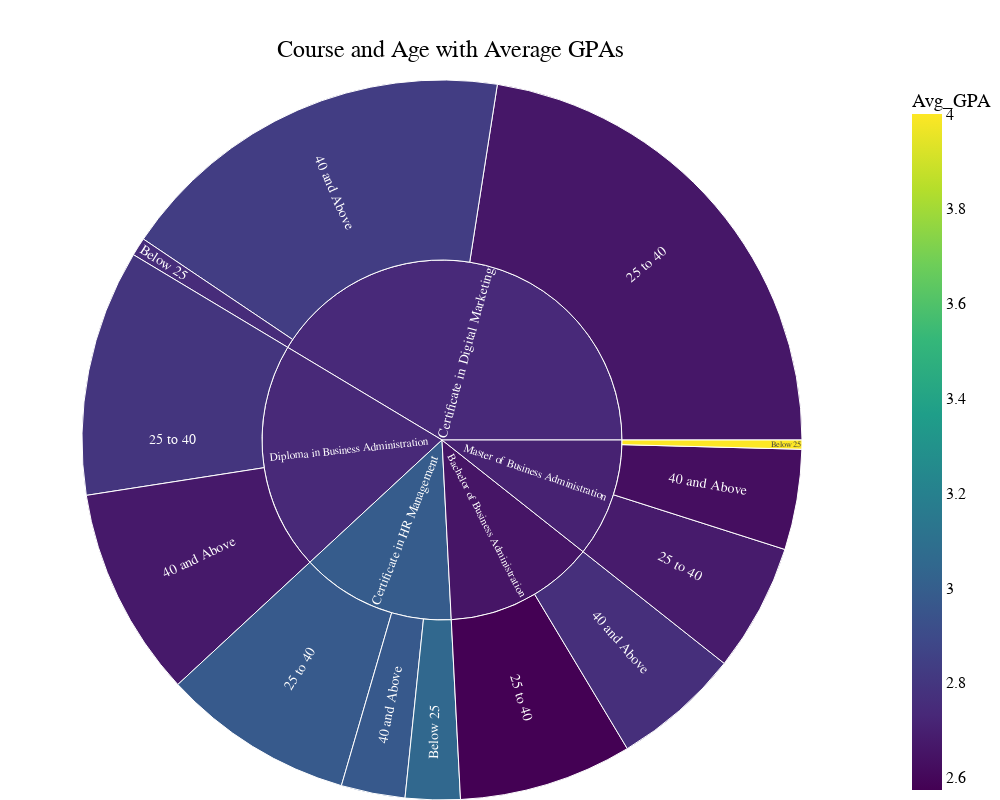

Notebook source saved alongside this figure:
### Markdown cell above
# Plotly Sunburst

### Code cell
import pandas as pd
import numpy as np
import plotly.express as px

# Drop rows with missing values in the relevant columns
df.dropna(subset=['COURSE', 'Age Group', 'GPA'], inplace=True)

# Filter data to include only the top 5 courses by student count
top_courses = df['COURSE'].value_counts().nlargest(5).index
df_filtered = df[df['COURSE'].isin(top_courses)]

# Add a Count column for aggregation
df_filtered['Count'] = 1

# Group by course and age group and calculate average GPA and count
df_grouped = df_filtered.groupby(['COURSE', 'Age Group']).agg(
    Count=('Count', 'sum'),
    Avg_GPA=('GPA', 'mean')
).reset_index()

# Calculate average GPA for each course
course_gpa = df_filtered.groupby('COURSE')['GPA'].mean().reset_index(name='GPA_course')

# Merge the average GPAs into the grouped dataframe
df_grouped = df_grouped.merge(course_gpa, on='COURSE')

# Remove any rows where Count is 0
df_grouped = df_grouped[df_grouped['Count'] > 0]

# Create the sunburst plot with a custom color scheme
fig = px.sunburst(df_grouped, path=['COURSE', 'Age Group'], values='Count',
                  color='Avg_GPA', 
                  color_continuous_scale='Viridis',
                  hover_data={
                      'Avg_GPA': ':.2f',
                      'GPA_course': ':.2f'
                  })

# Update traces for better visibility
fig.update_traces(
    hovertemplate='<b>%{label}</b><br>' +
                  'Count: %{value}<br>' +
                  'Course GPA: %{customdata[1]:.2f}<br>' +
                  'Age Group GPA: %{customdata[0]:.2f}',
    insidetextorientation='radial',
    textfont=dict(size=14)
)

# Update layout for better aesthetics and readability
fig.update_layout(
    title={
        'text': 'Course and Age with Average GPAs',
        'y':0.95,
        'x':0.45,
        'xanchor': 'center',
        'yanchor': 'top'
    },
    title_font=dict(size=24, family='Arial, sans-serif', color='black'),
    font=dict(family='Arial, sans-serif', size=16, color='black'),
    margin=dict(t=80, l=0, r=0, b=0),
    paper_bgcolor='white',
    plot_bgcolor='white',
    width=1000,  # Increase width
    height=800  # Increase height
)
# Show the plot
fig.show()

### Figure 1 — Plotly figure (JSON) as saved in the notebook; plotly's stock layout.template omitted (floating-point values rounded to 4 significant figures)
{"data": [{"branchvalues": "total", "customdata": [[2.574, 2.655], [2.664, 2.739], [2.976, 2.988], [2.793, 2.736], [2.679, 2.708], [2.764, 2.655], [2.832, 2.739], [2.971, 2.988], [2.67, 2.736], [2.627, 2.708], [2.75, 2.739], [3.05, 2.988], [4, 2.708], [2.655, 2.655], [2.739, 2.739], [2.988, 2.988], [2.736, 2.736], [2.708, 2.708]], "domain": {"x": [0, 1], "y": [0, 1]}, "hovertemplate": "<b>%{label}</b><br>Count: %{value}<br>Course GPA: %{customdata[1]:.2f}<br>Age Group GPA: %{customdata[0]:.2f}", "ids": ["Bachelor of Business Administration/25 to 40", "Certificate in Digital Marketing/25 to 40", "Certificate in HR Management/25 to 40", "Diploma in Business Administration/25 to 40", "Master of Business Administration/25 to 40", "Bachelor of Business Administration/40 and Above", "Certificate in Digital Marketing/40 and Above", "Certificate in HR Management/40 and Above", "Diploma in Business Administration/40 and Above", "Master of Business Administration/40 and Above", "Certificate in Digital Marketing/Below 25", "Certificate in HR Management/Below 25", "Master of Business Administration/Below 25", "Bachelor of Business Administration", "Certificate in Digital Marketing", "Certificate in HR Management", "Diploma in Business Administration", "Master of Business Administration"], "insidetextorientation": "radial", "labels": ["25 to 40", "25 to 40", "25 to 40", "25 to 40", "25 to 40", "40 and Above", "40 and Above", "40 and Above", "40 and Above", "40 and Above", "Below 25", "Below 25", "Below 25", "Bachelor of Business Administration", "Certificate in Digital Marketing", "Certificate in HR Management", "Diploma in Business Administration", "Master of Business Administration"], "marker": {"coloraxis": "coloraxis", "colors": [2.574, 2.664, 2.976, 2.793, 2.679, 2.764, 2.832, 2.971, 2.67, 2.627, 2.75, 3.05, 4, 2.655, 2.739, 2.988, 2.736, 2.708]}, "name": "", "parents": ["Bachelor of Business Administration", "Certificate in Digital Marketing", "Certificate in HR Management", "Diploma in Business Administration", "Master of Business Administration", "Bachelor of Business Administration", "Certificate in Digital Marketing", "Certificate in HR Management", "Diploma in Business Administration", "Master of Business Administration", "Certificate in Digital Marketing", "Certificate in HR Management", "Master of Business Administration", "", "", "", "", ""], "textfont": {"size": 14}, "type": "sunburst", "values": [19, 55, 21, 27, 14, 14, 44, 7, 23, 11, 2, 6, 1, 33, 101, 34, 50, 26]}], "layout": {"coloraxis": {"colorbar": {"title": {"text": "Avg_GPA"}}, "colorscale": [[0, "#440154"], [0.1111, "#482878"], [0.2222, "#3e4989"], [0.3333, "#31688e"], [0.4444, "#26828e"], [0.5556, "#1f9e89"], [0.6667, "#35b779"], [0.7778, "#6ece58"], [0.8889, "#b5de2b"], [1, "#fde725"]]}, "font": {"color": "black", "family": "Arial, sans-serif", "size": 16}, "height": 800, "legend": {"tracegroupgap": 0}, "margin": {"b": 0, "l": 0, "r": 0, "t": 80}, "paper_bgcolor": "white", "plot_bgcolor": "white", "title": {"font": {"color": "black", "family": "Arial, sans-serif", "size": 24}, "text": "Course and Age with Average GPAs", "x": 0.45, "xanchor": "center", "y": 0.95, "yanchor": "top"}, "width": 1000}}
